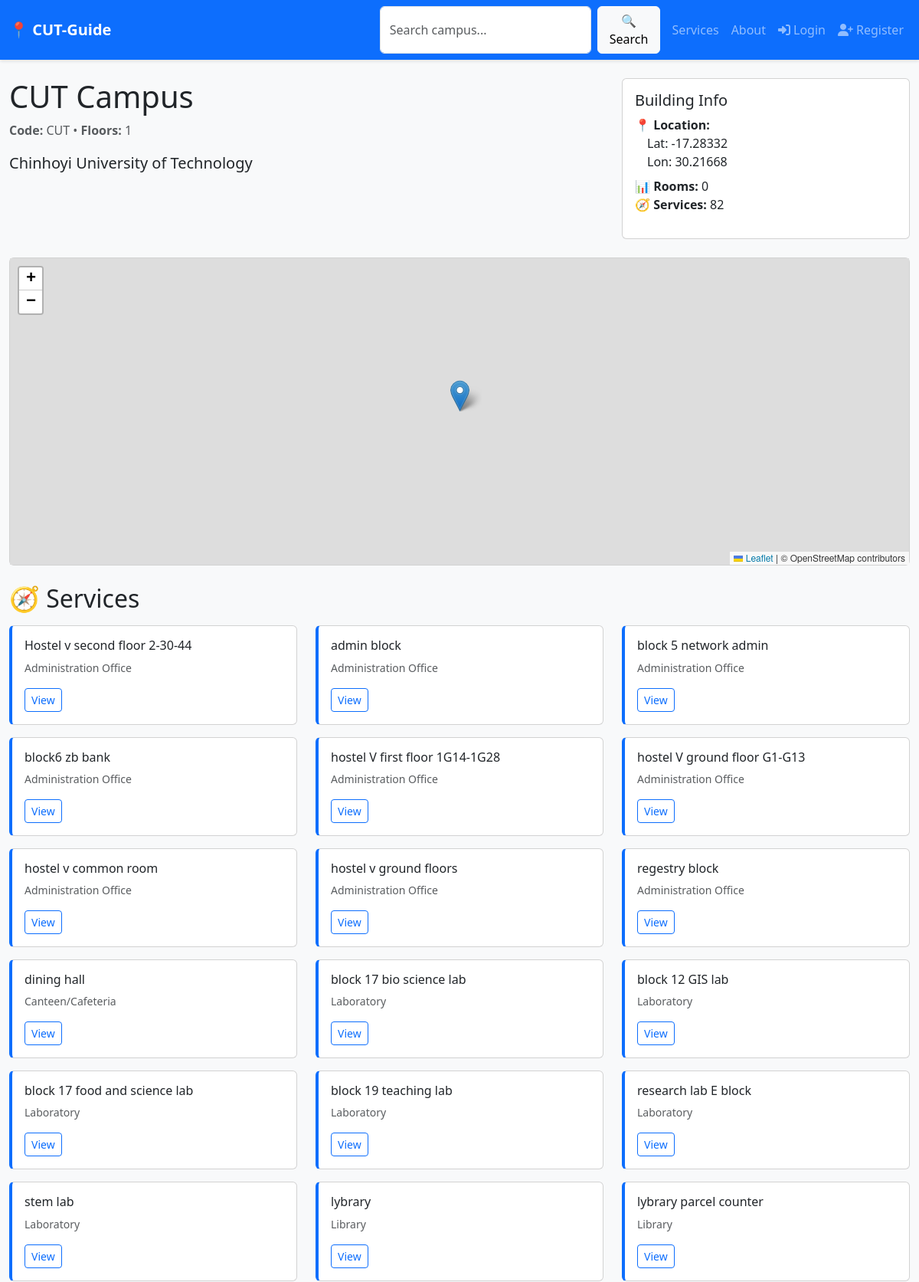
Page /building/1/ (upper part) on the committed database.
### Navigator/models.py (models this page shows, shortened)
class Building(models.Model):
    name = models.CharField(max_length=100)
    code = models.CharField(max_length=10, unique=True)
    description = models.TextField(blank=True, null=True)
    latitude = models.FloatField()
    longitude = models.FloatField()
    total_floors = models.IntegerField(default=1)
    contact_phone = models.CharField(max_length=20, blank=True, null=True)
    accessibility_features = models.TextField(blank=True, null=True, help_text="Wheelchair access, elevators, etc.")
    created_at = models.DateTimeField(auto_now_add=True)
    updated_at = models.DateTimeField(auto_now=True)
    class Meta:
        ordering = ['name']

class ServicePoint(models.Model):
    SERVICE_TYPES = [
        ('library', 'Library'),
        ('admin_office', 'Administration Office'),
        ('water_point', 'Water Point'),
        ('toilet', 'Toilet/Restroom'),
        ('canteen', 'Canteen/Cafeteria'),
        ('lab', 'Laboratory'),
        ('classroom', 'Classroom'),
        ('office', 'Office'),
        ('parking', 'Parking'),
        ('medical', 'Medical/Health Center'),
        ('security', 'Security Post'),
        ('lost_and_found', 'Lost & Found'),
        ('other', 'Other'),
    ]
    name = models.CharField(max_length=100)
    service_type = models.CharField(max_length=30, choices=SERVICE_TYPES)
    description = models.TextField(blank=True, null=True)
    building = models.ForeignKey(Building, on_delete=models.SET_NULL, null=True, blank=True, related_name='services')
    room = models.ForeignKey(Room, on_delete=models.SET_NULL, null=True, blank=True, related_name='services')
    floor = models.ForeignKey(Floor, on_delete=models.SET_NULL, null=True, blank=True, related_name='services')
    latitude = models.FloatField()
    longitude = models.FloatField()
    contact_phone = models.CharField(max_length=20, blank=True, null=True)
    office_hours = models.TextField(blank=True, null=True, help_text="e.g., '9AM-5PM Mon-Fri'")
    accessibility_features = models.TextField(blank=True, null=True)
    created_at = models.DateTimeField(auto_now_add=True)
    updated_at = models.DateTimeField(auto_now=True)
    class Meta:
        ordering = ['service_type', 'name']

### Navigator/views.py (the view)
# urls.py: path('building/<int:building_id>/', views.building_detail, name='building_detail'),
def building_detail(request, building_id):
    building = get_object_or_404(Building, id=building_id)
    floors = building.floors.all().order_by('floor_number')
    rooms = building.rooms.all().order_by('floor__floor_number', 'room_number')
    services = ServicePoint.objects.filter(building=building)
    context = {
        'building': building,
        'floors': floors,
        'rooms': rooms,
        'services': services,
    }
    return render(request, 'building_detail.html', context)

### templates/building_detail.html (shortened to what this page needs)
{% extends 'base.html' %}
{% block content %}
<div class="row mb-4">
  <div class="col-md-8">
    <h1>{{ building.name }}</h1>
    <p class="text-muted">
      <strong>Code:</strong> {{ building.code }}
      {% if building.total_floors %}
        • <strong>Floors:</strong> {{ building.total_floors }}
      {% endif %}
    </p>
    {% if building.description %}
      <p class="lead">{{ building.description }}</p>
    {% endif %}
  </div>
  <div class="col-md-4">
    <div class="card">
      <div class="card-body">
        <h5 class="card-title">Building Info</h5>
        <ul class="list-unstyled">
          <li>📍 <strong>Location:</strong></li>
          <li class="ms-3">Lat: {{ building.latitude }}</li>
          <li class="ms-3">Lon: {{ building.longitude }}</li>
          <li class="mt-2">📊 <strong>Rooms:</strong> {{ building.rooms.count }}</li>
          <li>🧭 <strong>Services:</strong> {{ building.services.count }}</li>
        </ul>
      </div>
    </div>
  </div>
</div>
<div class="row mb-4">
  <div class="col-12">
    <div class="card">
      <div class="card-body p-0">
        <div id="building-map" style="height: 400px;"></div>
      </div>
    </div>
  </div>
</div>
{% if building.services.all %}
<div class="row">
  <div class="col-12">
    <h2 class="mb-3">🧭 Services</h2>
  </div>
  {% for service in building.services.all %}
    <div class="col-md-4 mb-3">
      <div class="card service-card h-100">
        <div class="card-body">
          <h6 class="card-title">{{ service.name }}</h6>
          <p class="card-text text-muted small">{{ service.get_service_type_display }}</p>
          <a href="{% url 'service_detail' service.id %}" class="btn btn-sm btn-outline-primary">View</a>
        </div>
      </div>
    </div>
  {% endfor %}
</div>
{% endif %}
{% endblock %}

### templates/base.html (style rules this page uses)
body { font-family: 'Segoe UI', Tahoma, Geneva, Verdana, sans-serif; }
.service-card { border-left: 4px solid #0d6efd; transition: all 0.3s ease; }

### rows in the picture
Building: name "CUT Campus", code "CUT", total_floors "1", description "Chinhoyi University of Technology", latitude "-17.28332", longitude "30.21668", rooms.count "0", services.count "82"
ServicePoint: name "Hostel v second floor 2-30-44", service_type "Administration Office"
ServicePoint: name "admin block", service_type "Administration Office"
ServicePoint: name "block 5 network admin", service_type "Administration Office"
ServicePoint: name "block6 zb bank", service_type "Administration Office"
ServicePoint: name "hostel V first floor 1G14-1G28", service_type "Administration Office"
ServicePoint: name "hostel V ground floor G1-G13", service_type "Administration Office"
ServicePoint: name "hostel v common room", service_type "Administration Office"
ServicePoint: name "hostel v ground floors", service_type "Administration Office"
ServicePoint: name "regestry block", service_type "Administration Office"
ServicePoint: name "dining hall", service_type "Canteen/Cafeteria"
ServicePoint: name "block 17 bio science lab", service_type "Laboratory"
ServicePoint: name "block 12 GIS lab", service_type "Laboratory"
ServicePoint: name "block 17 food and science lab", service_type "Laboratory"
ServicePoint: name "block 19 teaching lab", service_type "Laboratory"
ServicePoint: name "research lab E block", service_type "Laboratory"
ServicePoint: name "stem lab", service_type "Laboratory"
ServicePoint: name "lybrary", service_type "Library"
ServicePoint: name "lybrary parcel counter", service_type "Library"
